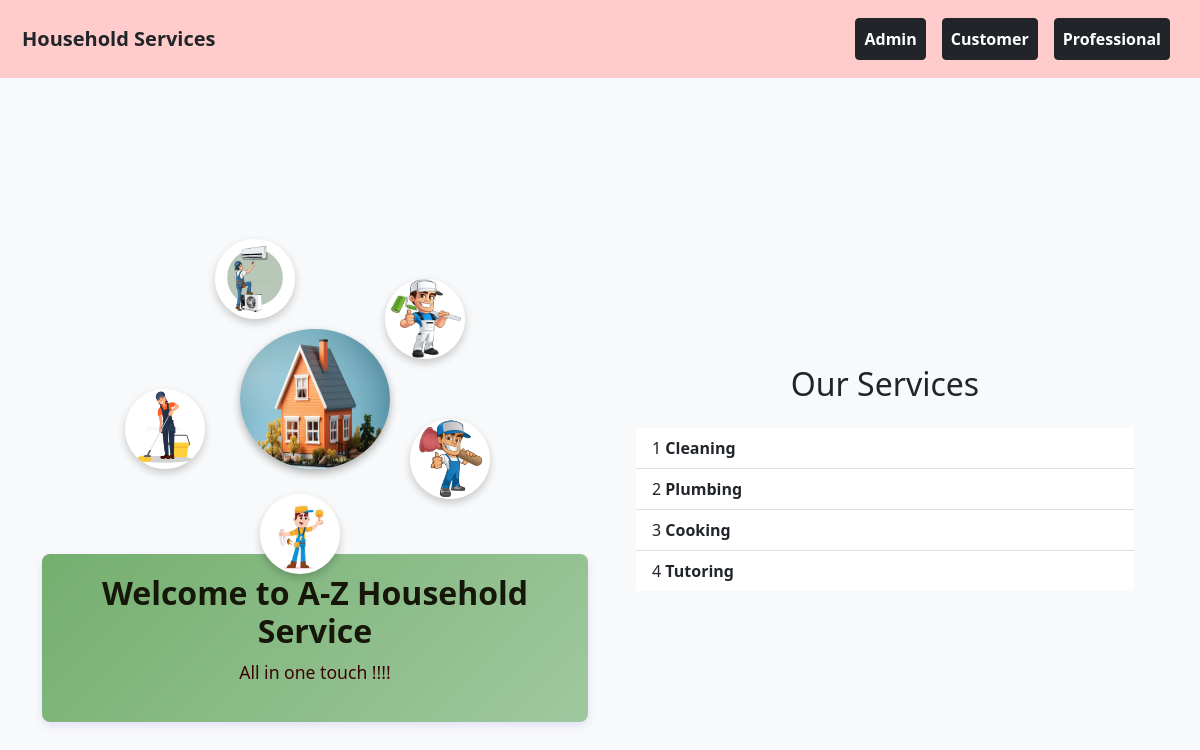
Before: / with the older database file.
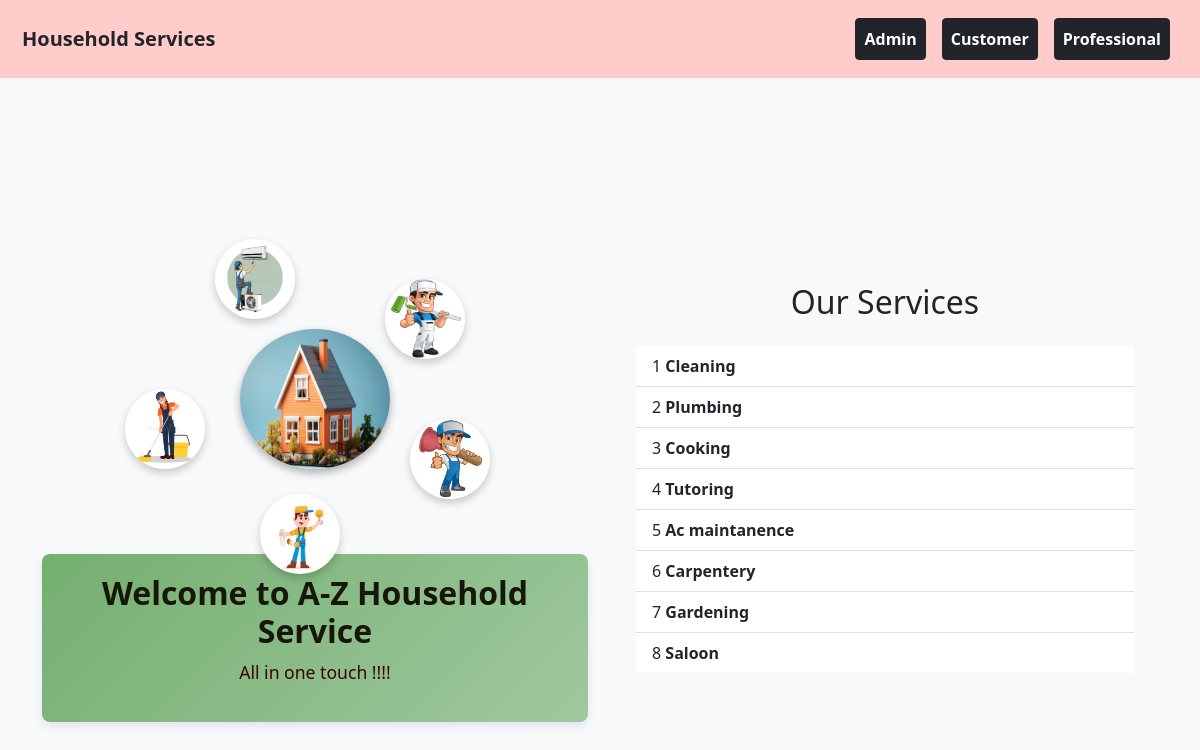
After: the same page with the newer database file.
### backend/models.py (models this page shows)
class Service(db.Model):
    __tablename__="service"
    id=db.Column(db.Integer,primary_key=True)
    name=db.Column(db.String,nullable=False)
    basic_price=db.Column(db.Integer,nullable=False)
    Description=db.Column(db.String,nullable=False)
    professionals=db.relationship("Professional_Info",cascade="all,delete",backref="service",lazy=True)
    service_requests=db.relationship("Service_Request",cascade="all,delete",backref="service",lazy=True)

### backend/controller.py (the view)
@app.route("/")
def home():
    service_obj=Service.query.all()
    return render_template("index.html",service_obj=service_obj)

### templates/index.html (shortened to what this page needs)
<!DOCTYPE html>
<html lang="en">
<head>
    <link rel="stylesheet" href="static\styles\style.css">
    <link href="https://cdn.jsdelivr.net/npm/bootstrap@5.0.2/dist/css/bootstrap.min.css" rel="stylesheet">
</head>
<body>
<div class="container-fluid" style="background-color: #ffcccb; padding: 10px;">
    <nav class="navbar navbar-expand-lg navbar-light w-100">
        <div class="container-fluid">
            <a class="navbar-brand text-dark" href="#"><strong>Household Services</strong></a>
            <div class="collapse navbar-collapse justify-content-end" id="navbarNav">
                <ul class="navbar-nav">
                    <li class="nav-item">
                        <a type="button" class="nav-link btn btn-dark mx-2 text-white fw-bold" href="/alogin">Admin</a>
                    </li>
                    <li class="nav-item">
                        <a type="button" class="nav-link btn btn-dark mx-2 text-white fw-bold" href="/clogin">Customer</a>
                    </li>
                    <li class="nav-item">
                        <a type="button" class="nav-link btn btn-dark mx-2 text-white fw-bold" href="/flogin">Professional</a>
                    </li>
                </ul>
            </div>
        </div>
    </nav>
</div>
<div class="d-flex align-items-center vh-100 bg-light">
    <div class="container">
        <div class="row">
            <div class="col-md-6 d-flex flex-column align-items-center me-6">
                <div class="image-circle-container">
                    <img src="static\house.png" alt="Center Image" class="center-image">
                    <img src="static\Ac maintanence.png" alt="Surrounding Image 1" class="surrounding-image image-1">
                    <img src="static\Plumbing.png" alt="Surrounding Image 2" class="surrounding-image image-2">
                    <img src="static\Electrical work.png" alt="Surrounding Image 3" class="surrounding-image image-3">
                    <img src="static\Cleaning.png" alt="Surrounding Image 4" class="surrounding-image image-4">
                    <img src="static\Painting.png" alt="Surrounding Image 5" class="surrounding-image image-5">
                </div>
                <div class="text-box">
                    <h2>Welcome to A-Z Household Service</h2>
                    <p>All in one touch !!!!</p>
                </div>
            </div>
            <div class="col-md-6 d-flex align-items-center justify-content-left">
                <div class="container">
                    <h2 class="text-center mb-4">Our Services</h2>
                    {% if service_obj !=[] %}
                    <ul class="list-group list-group-flush">
                        {% for service in service_obj %}
                        <li class="list-group-item">{{loop.index}} <strong>{{service.name}}</strong></li>
                        {% endfor %}
                    </ul>
                    {% endif %}
                </div>
            </div>
        </div>
    </div>
</div>
</body>
</html>

### static/styles/style.css (style rules this page uses)
.text-box { margin-top: 20px; padding: 20px; background: linear-gradient(135deg,#74af6f, #a0c89f ); border-radius: 8px; box-shadow: 0 4px 8px rgba(38, 8, 206, 0.1); text-align: center; max-width: 600px; margin-left: auto; margin-right: auto; }
.text-box h2 { font-size: 2em; color: #161709; font-weight: bold; }
.text-box p { font-size: 1.1em; color: #3a0404; line-height: 1.6; }
.image-circle-container { position: relative; width: 300px; height: 300px; margin: 0 auto; }
.center-image { position: absolute; top: 55%; left: 50%; transform: translate(-50%, -50%); width: 150px; height: 140px; border-radius: 50%; box-shadow: 0 4px 8px rgba(0, 0, 0, 0.3); }
.surrounding-image { position: absolute; width: 80px; height: 80px; border-radius: 50%; box-shadow: 0 4px 8px rgba(0, 0, 0, 0.2); }
.image-1 { top: 15%; left: 30%; transform: translate(-50%, -50%); }
.image-2 { top: 75%; right: 5%; transform: translate(50%, -50%); }
.image-3 { bottom: 0; left: 45%; transform: translate(-50%, 50%); }
.image-4 { top: 65%; left: 0; transform: translate(-50%, -50%); }
.image-5 { top: 15%; right:0%; }

Changed rows visible on the page:
added Service: name "Ac maintanence"
added Service: name "Carpentery"
added Service: name "Gardening"
added Service: name "Saloon"
